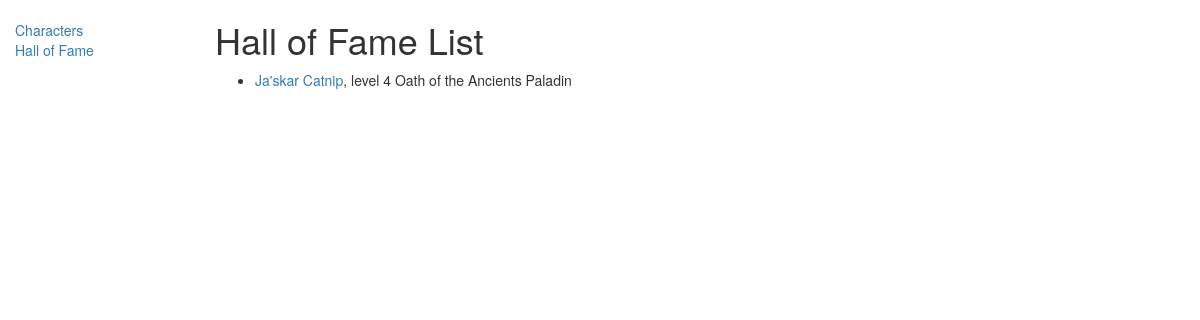
/fragtracker/halloffame/, run on the app's committed database.
### frag_tracker/models.py (models this page shows, shortened)
class Character(models.Model):
    name = models.CharField(max_length=100, help_text="Enter a character name (fx. Legolas Greenleaf")
    level = models.IntegerField()
    frags = models.IntegerField(default=0)
    alive = models.BooleanField(default=True)
    CLASS_OPTIONS = (
        ('BB', 'Barbarian'),
        ('BA', 'Bard'),
        ('CL', 'Cleric'),
        ('DR', 'Druid'),
        ('FI', 'Fighter'),
        ('MO', 'Monk'),
        ('PA', 'Paladin'),
        ('RA', 'Ranger'),
        ('RO', 'Rogue'),
        ('SO', 'Sorcerer'),
        ('WA', 'Warlock'),
        ('WI', 'Wizard'),
    )
    player_super_class = models.CharField(max_length=2, choices=CLASS_OPTIONS,
                                          help_text="Select the main class of your character.")
    player_sub_class = models.CharField(max_length=50, help_text="Enter the subclass of your character")
    def get_absolute_url(self):
        return reverse('character-detail', args=[str(self.id)])

### frag_tracker/views.py (the view)
def hall_of_fame_list_view(request):
    hof_list = Character.objects.filter(alive=False)
    return render(
        request,
        'frag_tracker/hall_of_fame.html',
        context={'halloffamelist': hof_list, }
    )

### frag_tracker/templates/frag_tracker/hall_of_fame.html
{% extends "base_generic.html" %}
{% block content %}
    <h1>Hall of Fame List</h1>
    {% if halloffamelist %}
        <ul>
            {% for character in halloffamelist %}
                <li>
                    <a href="{{ character.get_absolute_url }}">{{ character.name }}</a>,
                    level {{ character.level }} {{ character.player_sub_class }} {{ character.get_player_super_class_display }}
                </li>
            {% endfor %}
        </ul>
    {% else %}
        <p>There are no characters dead at the moment.</p>
    {% endif %}
{% endblock %}

### data on the page
Character: name "Ja'skar Catnip", level "4", player_sub_class "Oath of the Ancients", player_super_class "Paladin"
